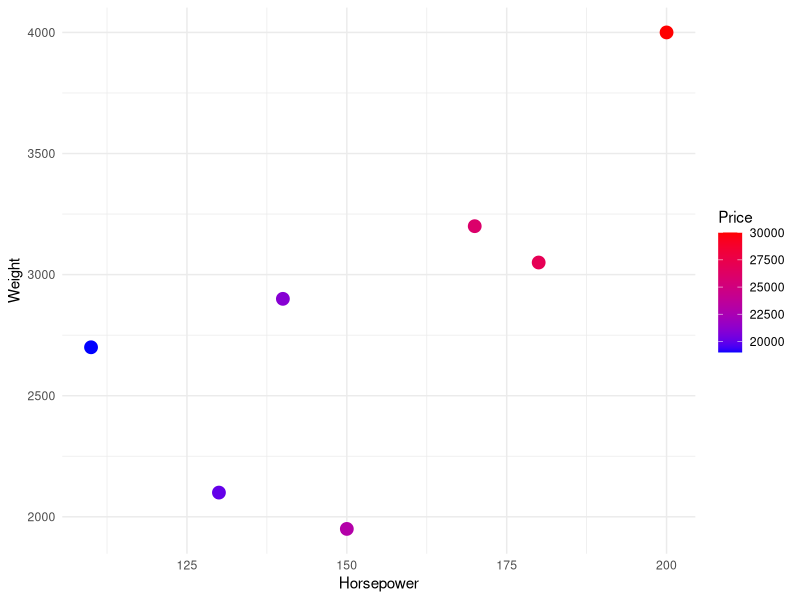

Generate this figure with R:
# Aggelou-Topic4.R
# Topic 4: Multiple Regression and Neural Networks

library(ggplot2)
library(dplyr)

car_data <- data.frame(
  Horsepower = c(130, 150, 180, 200, 110, 140, 170),
  Weight = c(2100, 1950, 3050, 4000, 2700, 2900, 3200),
  ltper100km = c(8.5, 7.9, 11, 13, 9, 9.8, 12),
  Price = c(20000, 23000, 27000, 30000, 19000, 21000, 26000)
)
model <- lm(Price ~ Horsepower + Weight + ltper100km, data = car_data)
summary(model)
residuals <- resid(model); round(residuals, 2)
predict(model, data.frame(Horsepower=170, Weight=3150, ltper100km=12))

ggplot(car_data, aes(x = Horsepower, y = Weight, color = Price)) +
  geom_point(size = 4) +
  scale_color_gradient(low = "blue", high = "red") +
  theme_minimal()

relu <- function(x) pmax(0, x)
neuron_calc <- function(x, w, b) { relu(sum(x * w) + b) }
update_w <- function(X, delta, w, b, learning_rate) {
  dw <- rep(0, ncol(X)); db <- 0
  for (i in 1:nrow(X)) {
    dw <- dw + delta[i] * X[i, ]
    db <- db + delta[i]
  }
  w <- w + learning_rate * dw
  b <- b + learning_rate * db
  return(list(w = w, b = b))
}

X <- cbind(c(0,1,0,1,1,2), c(0,0,1,1,2,1))
y <- c(0, 0, 0, 1, 1, 1)
set.seed(42)
w <- runif(2, -0.1, 0.1)
b <- runif(1, -0.1, 0.1)
learning_rate <- 0.01
epochs <- 100

for (epoch in 1:epochs) {
  predictions <- apply(X, 1, function(row) neuron_calc(row, w, b))
  delta <- y - predictions
  result <- update_w(X, delta, w, b, learning_rate)
  w <- result$w
  b <- result$b
  if (epoch %in% c(10, 30, 90)) {
    cat("Epoch", epoch, "Weights:", round(w,3), "Bias:", round(b,3), "\n")
  }
}

test_X <- c(1, 2)
prediction <- neuron_calc(test_X, w, b)
step_function <- function(x) ifelse(x > 0.5, 1, 0)
cat("Prediction for test point (1, 2):", step_function(prediction), "\n")
